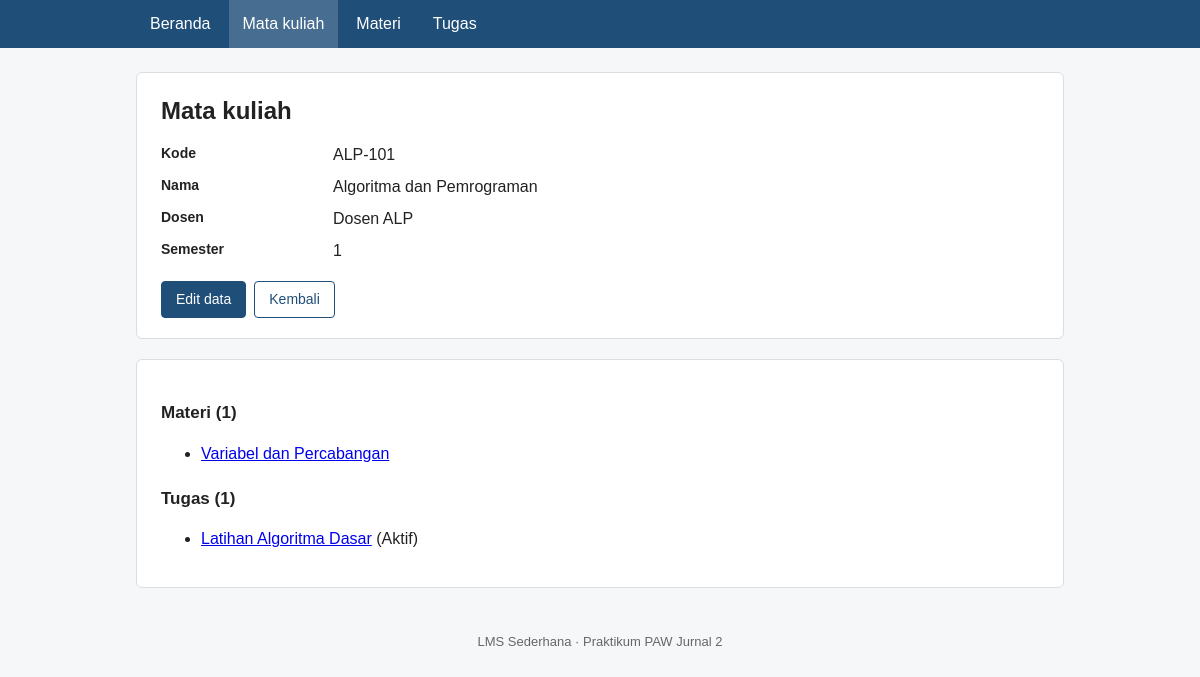
The page /detail_mata_kuliah.php?id=1 on the database its author committed.
### tables this page shows
CREATE TABLE mata_kuliah (
  id       INT UNSIGNED AUTO_INCREMENT PRIMARY KEY,
  kode     VARCHAR(20)  NOT NULL UNIQUE,
  nama     VARCHAR(100) NOT NULL,
  dosen    VARCHAR(100) NOT NULL,
  semester TINYINT UNSIGNED NOT NULL
);

CREATE TABLE materi (
  id             INT UNSIGNED AUTO_INCREMENT PRIMARY KEY,
  mata_kuliah_id INT UNSIGNED NOT NULL,
  judul          VARCHAR(150) NOT NULL,
  isi            TEXT         NOT NULL,
  tautan         VARCHAR(255) NOT NULL,
  FOREIGN KEY (mata_kuliah_id)
    REFERENCES mata_kuliah(id) ON DELETE RESTRICT
);

CREATE TABLE tugas (
  id             INT UNSIGNED AUTO_INCREMENT PRIMARY KEY,
  mata_kuliah_id INT UNSIGNED NOT NULL,
  judul          VARCHAR(150) NOT NULL,
  instruksi      TEXT         NOT NULL,
  tenggat        DATE         NOT NULL,
  status         VARCHAR(20)  NOT NULL,
  FOREIGN KEY (mata_kuliah_id)
    REFERENCES mata_kuliah(id) ON DELETE RESTRICT
);

### includes/fungsi.php (called while the page is built, shortened)
<?php
function e($teks): string
{
    return htmlspecialchars((string) $teks, ENT_QUOTES, 'UTF-8');
}
function id_valid($nilai): ?int
{
    $id = (int) $nilai;
    return $id > 0 ? $id : null;
}
function query_semua(mysqli $conn, string $sql, string $tipe = '', array $param = []): array
{
    $stmt = $conn->prepare($sql);
    if ($tipe !== '') {
        $stmt->bind_param($tipe, ...$param);
    }
    $stmt->execute();
    $hasil = $stmt->get_result();
    $baris = [];
    while ($r = $hasil->fetch_assoc()) {
        $baris[] = $r;
    }
    return $baris;
}
function query_satu(mysqli $conn, string $sql, string $tipe = '', array $param = []): ?array
{
    $baris = query_semua($conn, $sql, $tipe, $param);
    return $baris[0] ?? null;
}

### detail_mata_kuliah.php (the view, shortened to what this page needs)
<?php
require_once __DIR__ . '/includes/init.php';
$id = id_valid($_GET['id'] ?? null);
$mk = $id !== null
    ? query_satu($conn, 'SELECT id, kode, nama, dosen, semester FROM mata_kuliah WHERE id = ?', 'i', [$id])
    : null;
$daftar_materi = query_semua($conn, 'SELECT id, judul FROM materi WHERE mata_kuliah_id = ? ORDER BY judul', 'i', [$id]);
$daftar_tugas  = query_semua($conn, 'SELECT id, judul, status FROM tugas WHERE mata_kuliah_id = ? ORDER BY judul', 'i', [$id]);
require __DIR__ . '/includes/header.php';
?>
<section class="kartu">
    <h1>Mata kuliah</h1>
    <dl class="detail">
        <dt>Kode</dt><dd><?= e($mk['kode']) ?></dd>
        <dt>Nama</dt><dd><?= e($mk['nama']) ?></dd>
        <dt>Dosen</dt><dd><?= e($mk['dosen']) ?></dd>
        <dt>Semester</dt><dd><?= (int) $mk['semester'] ?></dd>
    </dl>
    <div class="form-aksi">
        <a class="tombol tombol-utama" href="edit_mata_kuliah.php?id=<?= (int) $mk['id'] ?>">Edit data</a>
        <a class="tombol" href="daftar_mata_kuliah.php">Kembali</a>
    </div>
</section>
<section class="kartu">
    <h2>Materi (<?= count($daftar_materi) ?>)</h2>
    <?php if (!$daftar_materi): ?>
        <p class="sub">Belum ada materi untuk mata kuliah ini.</p>
    <?php else: ?>
        <ul>
            <?php foreach ($daftar_materi as $m): ?>
                <li><a href="detail_materi.php?id=<?= (int) $m['id'] ?>"><?= e($m['judul']) ?></a></li>
            <?php endforeach; ?>
        </ul>
    <?php endif; ?>
    <h2>Tugas (<?= count($daftar_tugas) ?>)</h2>
    <?php if (!$daftar_tugas): ?>
        <p class="sub">Belum ada tugas untuk mata kuliah ini.</p>
    <?php else: ?>
        <ul>
            <?php foreach ($daftar_tugas as $t): ?>
                <li><a href="detail_tugas.php?id=<?= (int) $t['id'] ?>"><?= e($t['judul']) ?></a> (<?= e($t['status']) ?>)</li>
            <?php endforeach; ?>
        </ul>
    <?php endif; ?>
</section>
<?php require __DIR__ . '/includes/footer.php'; ?>

### assets/style.css (style rules this page uses)
:root { --biru: #1f4e79; --biru-muda: #eef3f8; --merah: #8f2d35; --abu: #666; --garis: #d9dee3; }
* { box-sizing: border-box; }
body { margin: 0; font-family: Arial, Helvetica, sans-serif; color: #222; background: #f5f7f9; line-height: 1.5; }
.kartu { background: #fff; border: 1px solid var(--garis); border-radius: 6px; padding: 20px 24px; margin-bottom: 20px; }
h1 { margin: 0 0 6px; font-size: 24px; }
h2 { font-size: 17px; margin: 20px 0 8px; }
.tombol { display: inline-block; padding: 7px 14px; border: 1px solid var(--biru); border-radius: 4px; background: #fff; color: var(--biru); font-size: 14px; text-decoration: none; cursor: pointer; font-family: inherit; }
.tombol-utama { background: var(--biru); color: #fff; }
.form-aksi { margin-top: 18px; display: flex; gap: 8px; }
dl.detail { display: grid; grid-template-columns: 160px 1fr; gap: 8px 12px; margin: 14px 0; }
dl.detail dt { font-weight: bold; font-size: 14px; }
dl.detail dd { margin: 0; white-space: pre-line; }

### rows shown on the page
mata_kuliah: kode "ALP-101", nama "Algoritma dan Pemrograman", dosen "Dosen ALP", semester "1"
materi: judul "Variabel dan Percabangan"
tugas: judul "Latihan Algoritma Dasar", status "Aktif"

### other values the page prints
count($daftar_materi) "1"
count($daftar_tugas) "1"
